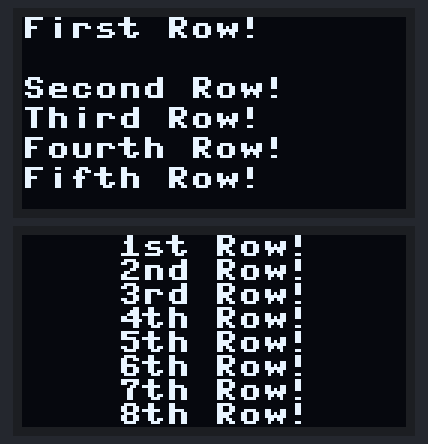
The program below on a simulated ESP32 board running MicroPython. Parts: 2 × 128×64 one-colour display. Library files of the repository ran but are not shown: ssd1306.py. At 0.1 s the program stops and its outputs stay as they are.

Above: at 0.2 s.

The program:

main.py
```python
# БАЗОВАЯ ВЕРСИЯ КОДА
# ДЛЯ ESP32 DEV MODULE
from machine import Pin, SoftI2C
import ssd1306

i2c = SoftI2C(scl=Pin(22), sda=Pin(21))

oled_width = 128
oled_height = 64  # 32 ДЛЯ ДИСПЛЕЯ 128X32
oled = ssd1306.SSD1306_I2C(oled_width, oled_height, i2c)

oled.text('First Row!', 0, 0)
oled.text('Second Row!', 0, 20)
oled.text('Third Row!', 0, 30)
oled.text('Fourth Row!', 0, 40)
oled.text('Fifth Row!', 0, 50)

oled.show()

# УЛУЧШЕННАЯ ВЕРСИЯ КОДА (ВМЕЩАЕТСЯ БОЛЬШЕ СТРОК)
# ДЛЯ ESP32-S3-DEV-KIT-N8R8
from machine import Pin, SoftI2C
import ssd1306

# Инициализация (твои пины)
i2c = SoftI2C(scl=Pin(47), sda=Pin(21))

W = 128
H = 64
oled = ssd1306.SSD1306_I2C(W, H, i2c)

def center_text(oled, text, y):
    x = (W - len(text)*8) // 2   # базовый расчёт для 8x8 шрифта
    if x < 0:
        x = 0
    oled.text(text, x, y)

oled.fill(0)

rows = ['1st Row!', '2nd Row!', '3rd Row!', '4th Row!',
        '5th Row!', '6th Row!', '7th Row!', '8th Row!']
# y-координаты кратны 8: 0,8,16,24,32,40  (вместится 8 строк максимум при 8px)
for i, r in enumerate(rows):
    y = i * 8
    center_text(oled, r, y)

oled.show()
```
